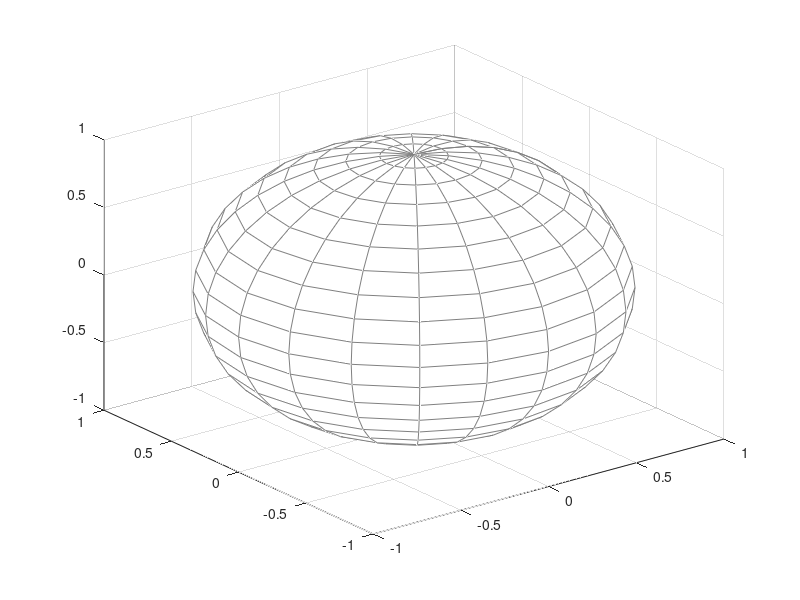

MATLAB code to generate this figure: (Note: this script raises an error after producing the figure.)
function f = sfera()
	M = csvread("sphere.csv");
	s1 = M(:,1);
	s2 = M(:,2);
	s3 = M(:,3);
	figure('Position',[183 70 500 600]);
	[X,Y,Z] = sphere(20);
	X = X;
	Y = Y;
	Z = Z;
	Hs = mesh(X,Y,Z,'facecolor','w','edgecolor',[0.5 0.5 0.5]);
	caxis([1.0 1.01]);
	alpha(0.70);
	axis equal;
	set(gcf,'Renderer','opengl');
	hold on;
	Hx = plot3([-1.5 1.5], [0 0], [0 0],'k-');
	set(Hx,'linewidth',2,'linestyle','-','color','k');
	ht_x = text(1.75,0,0,'+S_1','fontweight','bold','fontsize',12,'fontname','arial');
	Hy = plot3([0 0], [-1.5 1.5], [0 0],'k-');
	set(Hy,'linewidth',2,'linestyle','-','color','k');
	ht_y = text(0.1,1.6,0,'+S_2','fontweight','bold','fontsize',12,'fontname','arial');
	Hz = plot3([0 0], [0 0], [-1.5 1.5],'k-');
	set(Hz,'linewidth',2,'linestyle','-','color','k');
	ht_z = text(-0.05,0,1.35,'+S_3','fontweight','bold','fontsize',12,'fontname','arial');
	ht_lcp = text(-0.05,0.0,1.1,'RCP','fontweight','bold','fontsize',12,'fontname','arial','color','k');
	x_e = (-1:.01:1);
	for i = 1:length(x_e)
		z_e(i) = 0;
		y_e_p(i) = +sqrt(1 - x_e(i)^2);
		y_e_n(i) = -sqrt(1 - x_e(i)^2);
	    hold on
	end
	He = plot3(x_e,y_e_p,z_e,'k-',x_e,y_e_n,z_e,'k-');
	set(He,'linewidth',2,'color','k');
	y_pm = (-1:.01:1);
	for i = 1:length(x_e)
	    x_pm(i) = 0;
		z_pm_p(i) = +sqrt(1 - y_pm(i)^2);
		z_pm_n(i) = -sqrt(1 - y_pm(i)^2);
	    hold on
	end
	Hpm = plot3(x_pm,y_pm,z_pm_p,'k-',x_pm,y_pm,z_pm_n,'k-');
	set(Hpm,'linewidth',2,'color','k');
	hold on
%	mks = [11.5,12,20,12];
	d = ["g.","m.","r.","b."];
	for i = 1:length(s1)
%	    s(i) = plot3(s1(i),s2(i),s3(i),d(i),"markers",mks(i))
	    s(i) = plot3(s1(i),s2(i),s3(i),d(i),"markers",20.5)
	    hold on
	end
	legend(s, "Polarizzazione Ellittica Sinistrorsa","Polarizzazione Ellittica Destrorsa", "Polarizzazione Circolare Destrorsa", "Polarizzazione Verticale");
	hold off
	f = sqrt(s1.^2+s2.^2+s3.^2);
end